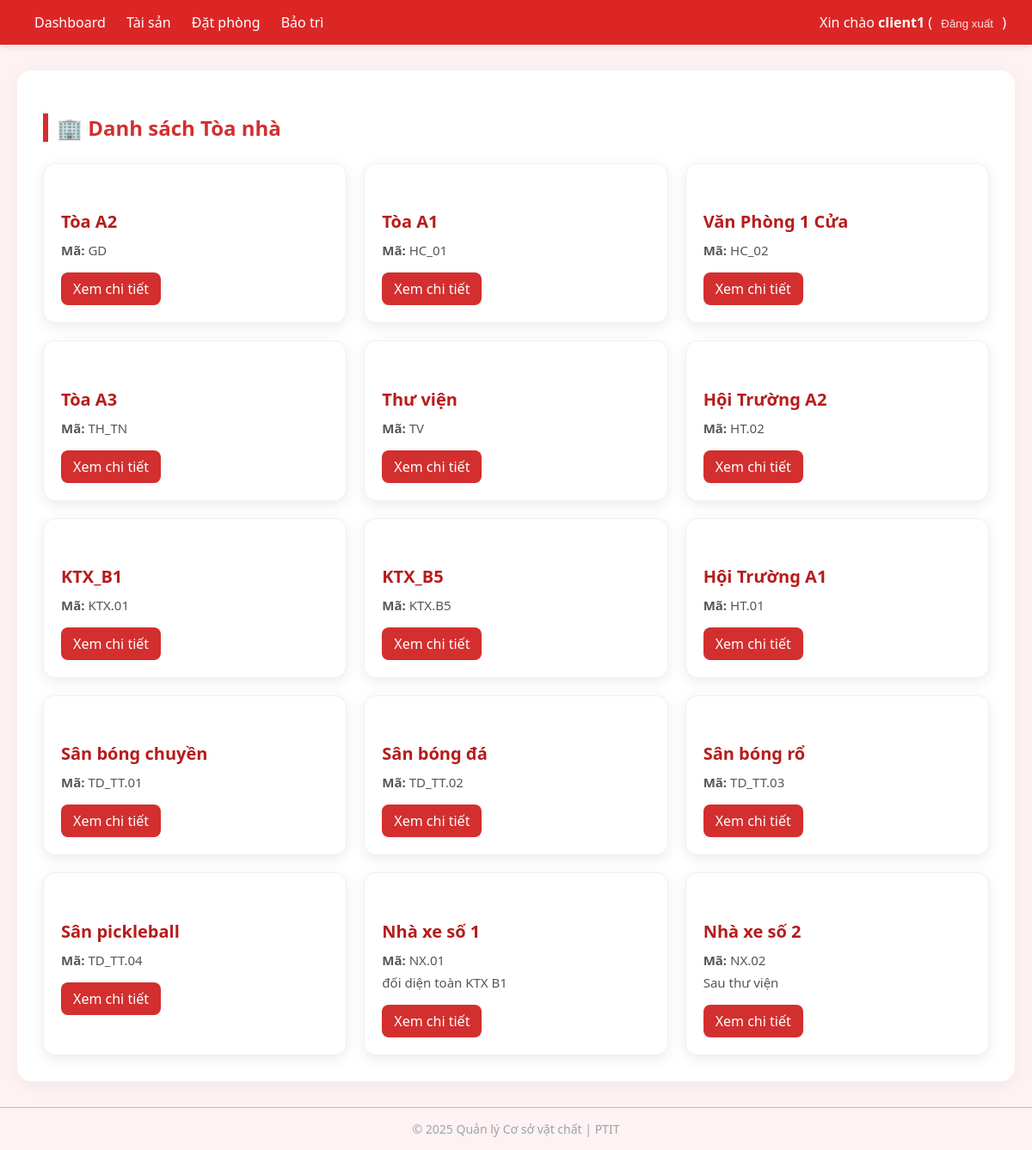
The app's page /assets/ (signed in) with its own data.
### core/models.py (models this page shows, shortened)
class Building(models.Model):
    code = models.CharField(max_length=50, unique=True)
    name = models.CharField(max_length=200)
    description = models.TextField(blank=True)

### core/views.py (the view)
# urls.py: path('assets/', views.asset_hierarchy, name='asset_hierarchy'),
@login_required
def asset_hierarchy(request):
    buildings = Building.objects.all()
    return render(request, 'core/asset_buildings.html', {'buildings': buildings})

### templates/core/asset_buildings.html (shortened to what this page needs)
{% extends 'core/base.html' %}
{% block content %}
<div class="container mt-4">
  <h2 class="text-primary">🏢 Danh sách Tòa nhà</h2>
  {% if buildings %}
    <div class="building-list">
      {% for building in buildings %}
        <div class="building-card">
          <h5>{{ building.name }}</h5>
          <p><strong>Mã:</strong> {{ building.code }}</p>
          {% if building.description %}
            <p>{{ building.description }}</p>
          {% endif %}
          <a href="{% url 'asset_building_detail' building.pk %}" class="btn">Xem chi tiết</a>
        </div>
      {% endfor %}
    </div>
  {% else %}
    <div class="empty-alert">
      Hiện chưa có tòa nhà nào trong hệ thống.
    </div>
  {% endif %}
</div>
{% endblock %}

### templates/core/base.html (shortened to what this page needs)
<!doctype html>
<html lang="vi">
  <head>
    <link rel="stylesheet" href="https://cdnjs.cloudflare.com/ajax/libs/mini.css/3.0.1/mini-default.min.css">
  </head>
  <body>
    <header>
      <div class="nav-links">
        <a href="{% url 'dashboard' %}">Dashboard</a>
        <a href="{% url 'asset_hierarchy' %}">Tài sản</a>
        <a href="{% url 'room_booking_list' %}">Đặt phòng</a>
        <a href="{% url 'maintenance_list' %}">Bảo trì</a>
      </div>
      <div class="user-info">
        {% if user.is_authenticated %}
          Xin chào <strong>{{ user.username }}</strong> (
          <form method="post" action="{% url 'logout' %}" style="display:inline">
            <button type="submit">Đăng xuất</button>
          </form>
          )
        {% else %}
          <a href="{% url 'login' %}">Đăng nhập</a>
        {% endif %}
      </div>
    </header>
    <main class="container">
      {% block content %}{% endblock %}
    </main>
    <footer>
      © 2025 Quản lý Cơ sở vật chất | PTIT
    </footer>
  </body>
</html>

### templates/core/base.html (style rules this page uses)
body { background: #fef2f2; font-family: "Segoe UI", Roboto, sans-serif; margin: 0; color: #333; }
header { background: #dc2626; color: white; padding: 15px 30px; display: flex; align-items: center; justify-content: space-between; box-shadow: 0 2px 8px rgba(0,0,0,0.1); }
header a { color: white; text-decoration: none; font-weight: 500; margin: 0 10px; transition: color 0.3s; }
header form button { color: #fee2e2; font-weight: 500; border: none; background: none; cursor: pointer; transition: color 0.3s; }
main.container { max-width: 1100px; margin: 30px auto; background: white; padding: 30px; border-radius: 16px; box-shadow: 0 4px 20px rgba(0,0,0,0.05); animation: fadeIn 0.4s ease-in-out; }
h1, h2, h3 { color: #991b1b; }
footer { text-align: center; padding: 15px; color: #9ca3af; font-size: 14px; background: #fef2f2; border-top: 1px solid #fca5a5; }

### templates/core/asset_buildings.html (style rules this page uses)
.building-list { display: grid; grid-template-columns: repeat(auto-fill, minmax(280px, 1fr)); gap: 20px; }
.building-card { background: white; border-radius: 14px; box-shadow: 0 4px 16px rgba(0, 0, 0, 0.08); padding: 20px; transition: all 0.3s ease; border: 1px solid #f0f0f0; }
.building-card h5 { color: #b71c1c; margin-bottom: 10px; font-size: 20px; }
.building-card p { margin: 6px 0; color: #555; font-size: 15px; }
.building-card .btn { display: inline-block; margin-top: 10px; background-color: #d32f2f; color: white; border: none; padding: 8px 14px; border-radius: 8px; font-weight: 500; text-decoration: none; transition: background 0.3s; }
h2.text-primary { color: #d32f2f !important; font-weight: 700; margin-bottom: 25px; border-left: 6px solid #d32f2f; padding-left: 10px; }

### records on screen
Building: name "Tòa A2", code "GD"
Building: name "Tòa A1", code "HC_01"
Building: name "Văn Phòng 1 Cửa", code "HC_02"
Building: name "Tòa A3", code "TH_TN"
Building: name "Thư viện", code "TV"
Building: name "Hội Trường A2", code "HT.02"
Building: name "KTX_B1", code "KTX.01"
Building: name "KTX_B5", code "KTX.B5"
Building: name "Hội Trường A1", code "HT.01"
Building: name "Sân bóng chuyền", code "TD_TT.01"
Building: name "Sân bóng đá", code "TD_TT.02"
Building: name "Sân bóng rổ", code "TD_TT.03"
Building: name "Sân pickleball", code "TD_TT.04"
Building: name "Nhà xe số 1", code "NX.01", description "đối diện toàn KTX B1"
Building: name "Nhà xe số 2", code "NX.02", description "Sau thư viện"

### other values on screen
{{ user.username }} "client1"
